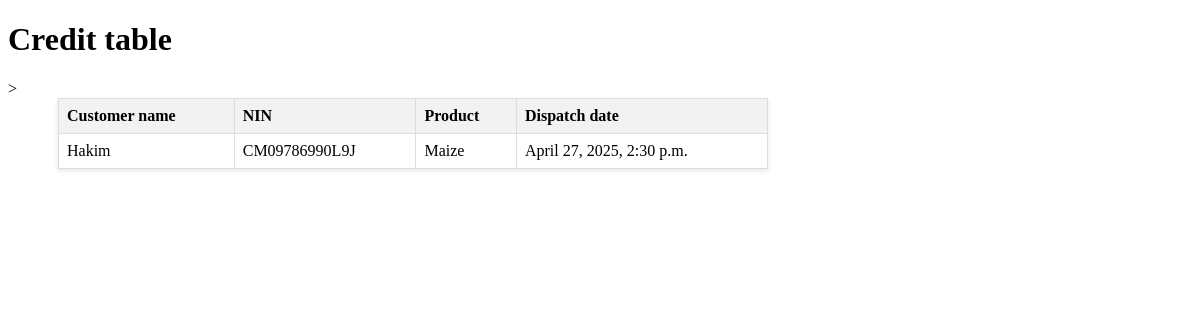
Screenshot of /addcredit/ with the database file from the repository.
### kglapp/models.py (models this page shows, shortened)
class Credit(models.Model):
    buyer_name=models.CharField(max_length=255)
    NIN=models.CharField(unique=True)
    location=models.CharField(max_length=25,default=35)
    contact =models.IntegerField(default=20)
    amount_due=models.IntegerField(default=False)
    due_date=models.DateTimeField(auto_now_add=True)
    product_name=models.ForeignKey(Stock, on_delete=models.CASCADE,null=True)
    branch = models.ForeignKey(Branch, on_delete=models.CASCADE,null=True)
    salesagent_name=models.ForeignKey(Userprofile, on_delete=models.CASCADE,null=True)
    type_of_produce =models.ForeignKey(ProduceType,on_delete=models.CASCADE,null=True)
    tonnage =models.IntegerField(blank = False)
    Dispatch_date=models.DateTimeField(auto_now_add=True)

class Stock(models.Model):
    name_of_produce=models.CharField(max_length =255)
    type_of_produce =models.ForeignKey(ProduceType,on_delete=models.CASCADE)
    date_and_time_of_produce= models.DateTimeField(auto_now_add =True)
    received_quantity = models.IntegerField(blank=False,null=True)
    issued_quantity=models.IntegerField(blank=False,null=True)
    tonnage =models.IntegerField(blank = False)
    cost=models.IntegerField(blank =False,default=25)
    name_of_dealer=models.CharField(max_length=255)
    branch=models.ForeignKey(Branch, on_delete=models.CASCADE,null=True)
    contact=models.CharField(default=20)
    selling_price=models.IntegerField(null=True,blank=True)
    def __str__(self):
        return self.name_of_produce

### kglapp/views.py (the view)
# urls.py: path('addcredit/',views.addcredit,name='addcredit'),
def addcredit(request):
    credit=Credit.objects.all().order_by("-id")
    return render(request,'credit.html',{'credit':credit})

### kglapp/templates/credit.html (shortened to what this page needs)
{% load static %}
<!DOCTYPE html>
<html lang="en">
<head>
</head>
<body>
{% block content %}
    <h1>Credit table</h1>
    <table>
        <thead>
            <tr>
            <th>Customer name</th>
            <th>NIN</th>
            <th>Product</th>
            <th>Dispatch date</th>
        </tr>
        {% for credit in credit %}
        </thead>
        <tbody>
            <tr>
            <td>{{ credit.buyer_name }}</td>
            <td>{{ credit.NIN }}</td>
            <td>{{ credit.product_name}}</td>
            <td>{{ credit.Dispatch_date }}</td>
        </tr>
        </tbody>
        {% endfor %}
    </table>
{% endblock %}
</body>
</html>

### kglapp/templates/credit.html (style rules this page uses)
table { width: 60%; border-collapse: collapse; margin-left:50px; box-shadow: 0 2px 5px rgba(0, 0, 0, 0.1); }
th, td { border: 1px solid #ddd; padding: 8px; text-align: left; }
th { background-color: #f2f2f2; font-weight: bold; }

### rows the page displays
Credit: buyer_name "Hakim", NIN "CM09786990L9J", product_name "Maize", Dispatch_date "April 27, 2025, 2:30 p.m."
